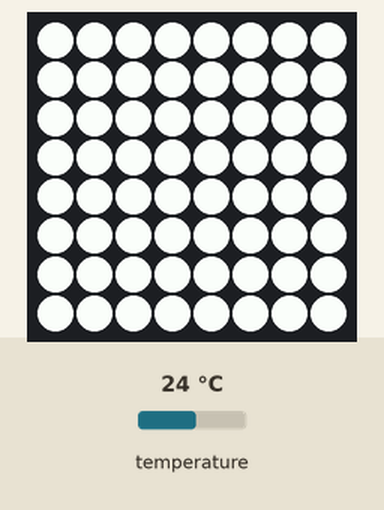
Recording of a program running on a simulated Raspberry Pi (BCM pin numbers) with a Sense HAT. Parts: the Sense HAT's 8×8 RGB LED matrix. Inputs (shaded band) come from the test bench; at power-on: temperature 24 °C. Files the program writes start out absent. At 100.0 s the program stops and its outputs stay as they are.

Above: at 0.1 s.

The program:

log_temp.py
```python
from sense_hat import SenseHat
from time import sleep

sense = SenseHat()
pause = 10
period = 100

#Turn on all LEDs (white)
sense.clear((255,255,255))

#write time and temperature to a csv file
with open('temp_data.html','w') as f:
    for current_time in range(0,period,pause):
        temperature = round(sense.get_temperature(),3)
        string=",".join((str(current_time),str(temperature)))
        f.write(string+"\n")
        sleep(pause)

#Reset the LEDs to off
sense.clear()
```
